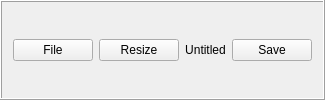
     <widget class="QFrame" name="topBar">
      <property name="frameShape">
       <enum>QFrame::Box</enum>
      </property>
      <property name="frameShadow">
       <enum>QFrame::Raised</enum>
      </property>
      <layout class="QHBoxLayout" name="horizontalLayout_topBar">
       <item>
        <widget class="QPushButton" name="btnFile">
         <property name="text">
          <string>File</string>
         </property>
        </widget>
       </item>
       <item>
        <widget class="QPushButton" name="btnResize">
         <property name="text">
          <string>Resize</string>
         </property>
        </widget>
       </item>
       <item>
        <spacer name="horizontalSpacer_topBar1">
         <property name="orientation">
          <enum>Qt::Horizontal</enum>
         </property>
         <property name="sizeHint" stdset="0">
          <size>
           <width>0</width>
           <height>0</height>
          </size>
         </property>
        </spacer>
       </item>
       <item>
        <widget class="QLabel" name="labelUntitled">
         <property name="text">
          <string>Untitled</string>
         </property>
         <property name="alignment">
          <set>Qt::AlignCenter</set>
         </property>
        </widget>
       </item>
       <item>
        <spacer name="horizontalLayoutSpacer_topBar2">
         <property name="orientation">
          <enum>Qt::Horizontal</enum>
         </property>
         <property name="sizeHint" stdset="0">
          <size>
           <width>0</width>
           <height>0</height>
          </size>
         </property>
        </spacer>
       </item>
       <item>
        <widget class="QPushButton" name="btnSave">
         <property name="text">
          <string>Save</string>
         </property>
        </widget>
       </item>
      </layout>
     </widget>
